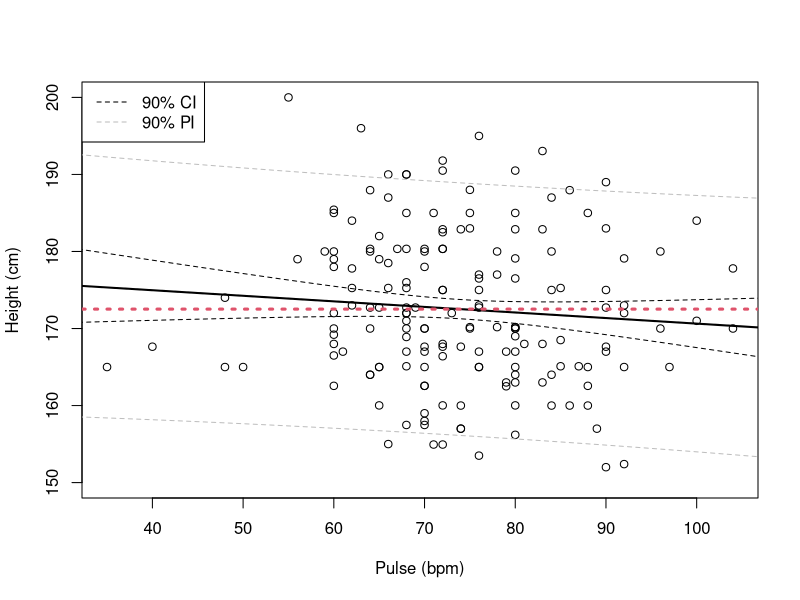
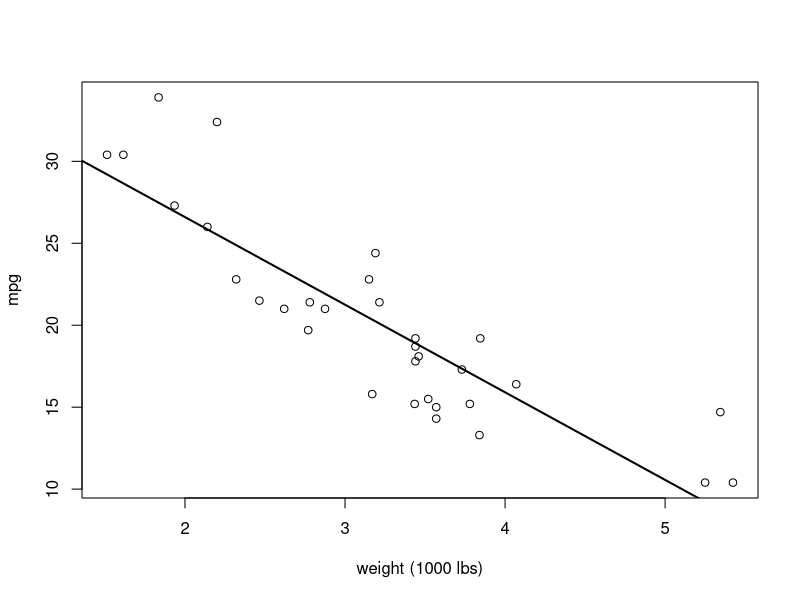

R code for these plots, in order:
# 20.1
library("MASS")
?survey
summary(survey)

survfit <- lm(Height~Wr.Hnd, data = survey)
summary(survfit)

xvals <- data.frame(Wr.Hnd = c(12, 15.2, 17, 19))
predict(survfit, newdata = xvals, interval = "confidence", level = 0.99)

# skip b

survfit <- lm(Height~Pulse, data = survey)
plot(survey$Height~survey$Pulse,
     xlab = "Pulse (bpm)", ylab = "Height (cm)")
abline(survfit, lwd = 2)

summary(survfit) # no evidence to reject H0
confint(survfit, level = 0.90)

xseq <- data.frame(Pulse = seq(30, 110, length = 100))
survfit.ci <- predict(survfit, newdata = xseq,
                      interval = "confidence", level = 0.90)
survfit.pi <- predict(survfit, newdata = xseq,
                      interval = "prediction", level = 0.90)
lines(xseq[,1], survfit.ci[,2], lty = 2) 
lines(xseq[,1], survfit.ci[,3], lty = 2)
lines(xseq[,1], survfit.pi[,2], lty = 2, col = "grey")
lines(xseq[,1], survfit.pi[,3], lty = 2, col = "grey")
legend("topleft", legend = c("90% CI", "90% PI"),
       lty = 2, col = c("black", "grey"))

incomplete.obs <- which(is.na(survey$Height) | is.na(survey$Pulse))
abline(h = mean(survey$Height[-incomplete.obs]), col = 2, lty = 3, lwd = 3)

data("mtcars")
?mtcars
summary(mtcars)

plot(mtcars$mpg~mtcars$wt, ylab = "mpg", xlab = "weight (1000 lbs)")
carfit <- lm(mpg~wt, data = mtcars)
abline(carfit, lwd = 2)

summary(carfit)
# mpg = 37.2851 + (-5.3445 * wt)

predict(carfit, newdata = data.frame(wt = 6),
        interval = "confidence", level = 0.95)
predict(carfit, newdata = data.frame(wt = 6),
        interval = "prediction", level = 0.95)
# 6,000 is outside of the existing data